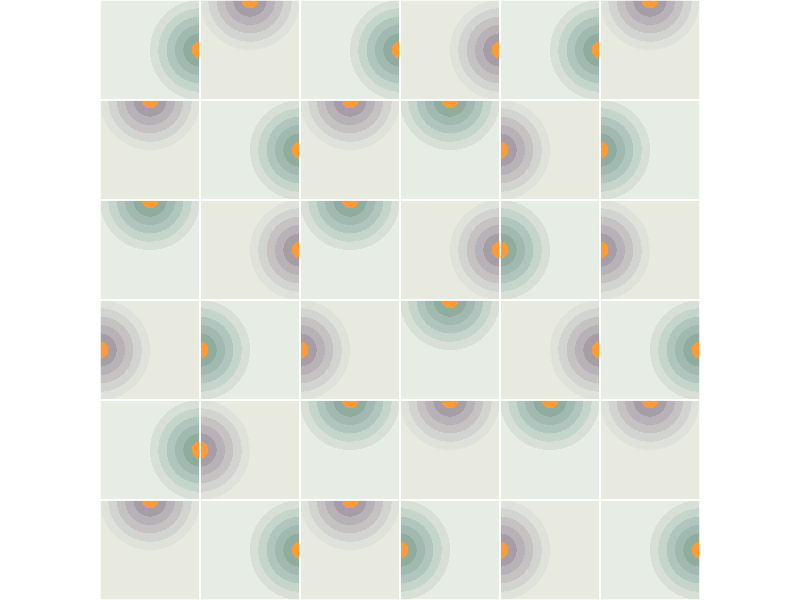
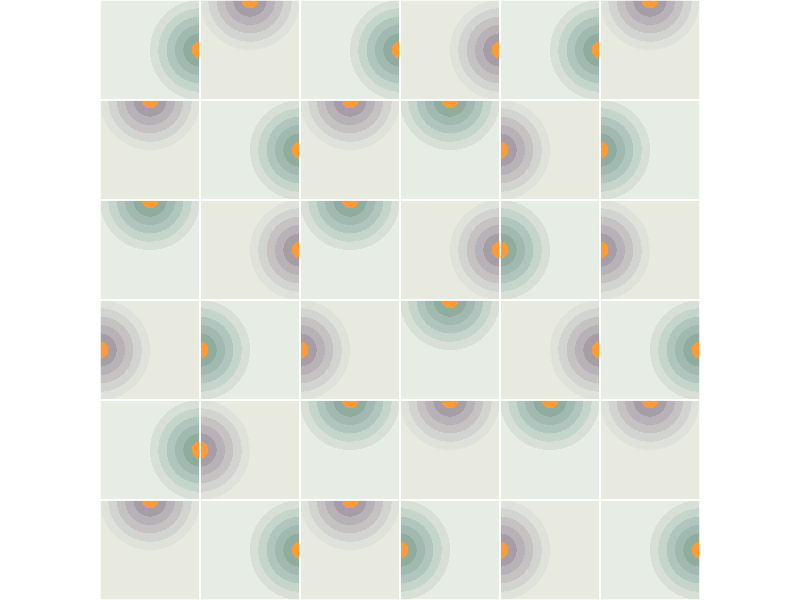

Here is the R script that generated these plots, in order:
library(ggplot2)
library(dplyr)
library(ggforce)

# Lets do 6 by 6

grid = expand.grid(
  x = seq(1, 16, by = 3),
  y = seq(1, 16, by = 3)) %>%
  mutate(
    group = paste0(LETTERS, 1:n()),
    type = rep(c("purple", "green", "purple", "green", "purple", "green",
             "green", "purple", "green", "purple", "green", "purple"), 
             3))

squares = list()

for(i in 1:nrow(grid)){
  squares[[i]] = tibble(
    x = c(grid$x[i],
          grid$x[i] + 3,
          grid$x[i] + 3,
          grid$x[i]),
    y = c(grid$y[i],
          grid$y[i],
          grid$y[i] + 3,
          grid$y[i] + 3),
    group = grid$group[i],
    type = grid$type[i]
  )
}

squares_grid = bind_rows(squares) %>%
  mutate(fill = if_else(type == "purple", 
                        "#e8eadf",  
                        "#e7ede4"))

circles = list()

for(i in 1:nrow(grid)){
  x_adj = sample(c(0, 1.5, 3), size = 1)
  y_adj = ifelse(x_adj == 0, 1.5, 
                    ifelse(x_adj == 1.5, 3, 
                           ifelse(x_adj == 3, 1.5, 0)))
  
  start = ifelse(x_adj == 0, 0, 
                 ifelse(x_adj == 1.5, 2/4*pi,
                        ifelse(x_adj == 3, pi, pi)))
  
  end = ifelse(x_adj == 0, pi, 
               ifelse(x_adj == 1.5, 6/4*pi,
                      ifelse(x_adj == 3, 2*pi, 2*pi)))
  
  circles[[i]] = tibble(
    x0 = grid$x[i] + x_adj,
    y0= grid$y[i] + y_adj,
    r0 = 0,
    start = start, 
    end = end,
    type = grid$type[i]
  )
}

circles_grid1 = bind_rows(circles) %>%
  mutate(r = 1.5,
         fill = if_else(type == "purple", "#dfe2db", "#d8dfd7"))

circles_grid2 = bind_rows(circles) %>%
  mutate(r = 1.25,
         fill = if_else(type == "purple", "#d1d4d1", "#c4d5cc"))

circles_grid3 = bind_rows(circles) %>%
  mutate(r = 1,
         fill = if_else(type == "purple", "#c5c2c1", "#b0c5be"))

circles_grid4 = bind_rows(circles) %>%
  mutate(r = .75,
         fill = if_else(type == "purple", "#b7b2b8", "#a1b9b1"))

circles_grid5 = bind_rows(circles) %>%
  mutate(r = .5,
         fill = if_else(type == "purple", "#a79da5", "#90ac9f"))

circles_grid6 = bind_rows(circles) %>%
  mutate(r = .25,
         fill = "#fe9b39")

ggplot() +
  geom_polygon(data = squares_grid,
               aes(x = x, y = y, group = group,
                   fill = fill),
               color = NA) +
  geom_arc_bar(data = circles_grid1,
               aes(x0 = x0, y0 = y0, 
                   r0 = r0, r = r,
                   start = start, end = end,
                   fill = fill),
               color = NA) +
  geom_arc_bar(data = circles_grid2,
               aes(x0 = x0, y0 = y0, 
                   r0 = r0, r = r,
                   start = start, end = end,
                   fill = fill),
               color = NA) +
  geom_arc_bar(data = circles_grid3,
               aes(x0 = x0, y0 = y0, 
                   r0 = r0, r = r,
                   start = start, end = end,
                   fill = fill),
               color = NA) +
  geom_arc_bar(data = circles_grid4,
               aes(x0 = x0, y0 = y0, 
                   r0 = r0, r = r,
                   start = start, end = end,
                   fill = fill),
               color = NA) +
  geom_arc_bar(data = circles_grid5,
               aes(x0 = x0, y0 = y0, 
                   r0 = r0, r = r,
                   start = start, end = end,
                   fill = fill),
               color = NA) +
  geom_arc_bar(data = circles_grid6,
               aes(x0 = x0, y0 = y0, 
                   r0 = r0, r = r,
                   start = start, end = end,
                   fill = fill),
               color = NA) +
  geom_polygon(data = squares_grid,
               aes(x = x, y = y, group = group),
               fill = NA,
               color = "white") +
  coord_equal(expand = FALSE) +
  scale_fill_identity() +
  theme_void()

ggsave(filename = "andrade_v3.png", 
       plot = last_plot(), 
       path = here::here("andrade_twilight_wave", "outputs"),
       device = "png", width = 12, height = 12, units = "in",
       dpi = 300)



